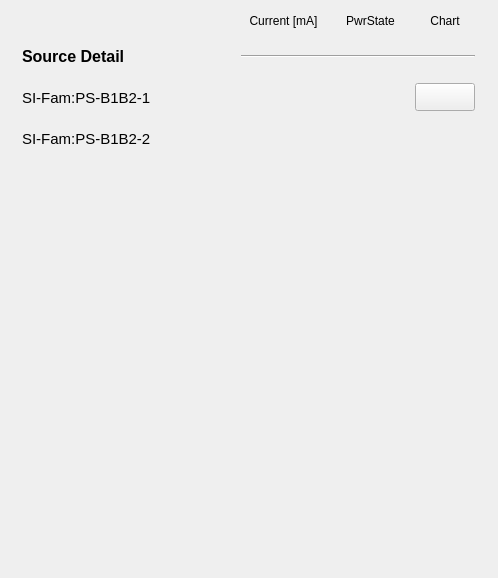
       <widget class="QWidget" name="scrollAreaWidgetContents_2">
        <property name="geometry">
         <rect>
          <x>0</x>
          <y>0</y>
          <width>498</width>
          <height>578</height>
         </rect>
        </property>
        <widget class="QWidget" name="layoutWidget">
         <property name="geometry">
          <rect>
           <x>9</x>
           <y>9</y>
           <width>481</width>
           <height>149</height>
          </rect>
         </property>
         <layout class="QGridLayout" name="gridLayout">
          <item row="0" column="1">
           <widget class="PyDMLabel" name="PyDMLabel_79">
            <property name="minimumSize">
             <size>
              <width>0</width>
              <height>24</height>
             </size>
            </property>
            <property name="maximumSize">
             <size>
              <width>16777215</width>
              <height>24</height>
             </size>
            </property>
            <property name="toolTip">
             <string/>
            </property>
            <property name="text">
             <string>Current [mA]</string>
            </property>
            <property name="alignment">
             <set>Qt::AlignCenter</set>
            </property>
           </widget>
          </item>
          <item row="0" column="2">
           <widget class="PyDMLabel" name="PyDMLabel_80">
            <property name="toolTip">
             <string/>
            </property>
            <property name="text">
             <string>PwrState</string>
            </property>
            <property name="alignment">
             <set>Qt::AlignCenter</set>
            </property>
           </widget>
          </item>
          <item row="0" column="3">
           <widget class="PyDMLabel" name="PyDMLabel_129">
            <property name="toolTip">
             <string/>
            </property>
            <property name="text">
             <string>Chart</string>
            </property>
            <property name="alignment">
             <set>Qt::AlignCenter</set>
            </property>
           </widget>
          </item>
          <item row="1" column="0">
           <widget class="PyDMLabel" name="PyDMLabel_130">
            <property name="minimumSize">
             <size>
              <width>200</width>
              <height>35</height>
             </size>
            </property>
            <property name="maximumSize">
             <size>
              <width>160</width>
              <height>16777215</height>
             </size>
            </property>
            <property name="font">
             <font>
              <pointsize>12</pointsize>
              <weight>75</weight>
              <bold>true</bold>
             </font>
            </property>
            <property name="toolTip">
             <string/>
            </property>
            <property name="text">
             <string>Source Detail</string>
            </property>
           </widget>
          </item>
          <item row="1" column="1" colspan="3">
           <widget class="Line" name="line_10">
            <property name="sizeIncrement">
             <size>
              <width>0</width>
              <height>0</height>
             </size>
            </property>
            <property name="baseSize">
             <size>
              <width>0</width>
              <height>0</height>
             </size>
            </property>
            <property name="autoFillBackground">
             <bool>false</bool>
            </property>
            <property name="frameShadow">
             <enum>QFrame::Sunken</enum>
            </property>
            <property name="lineWidth">
             <number>1</number>
            </property>
            <property name="midLineWidth">
             <number>0</number>
            </property>
            <property name="orientation">
             <enum>Qt::Horizontal</enum>
            </property>
           </widget>
          </item>
          <item row="2" column="0">
           <widget class="PyDMLabel" name="PyDMLabel_131">
            <property name="minimumSize">
             <size>
              <width>200</width>
              <height>35</height>
             </size>
            </property>
            <property name="maximumSize">
             <size>
              <width>200</width>
              <height>16777215</height>
             </size>
            </property>
            <property name="font">
             <font>
              <pointsize>11</pointsize>
             </font>
            </property>
            <property name="toolTip">
             <string/>
            </property>
            <property name="text">
             <string>SI-Fam:PS-B1B2-1</string>
            </property>
           </widget>
          </item>
          <item row="2" column="1">
           <widget class="PyDMLabel" name="PyDMLabel_81">
            <property name="enabled">
             <bool>true</bool>
            </property>
            <property name="minimumSize">
             <size>
              <width>85</width>
              <height>30</height>
             </size>
            </property>
            <property name="maximumSize">
             <size>
              <width>80</width>
              <height>30</height>
             </size>
            </property>
            <property name="toolTip">
             <string/>
            </property>
            <property name="accessibleDescription">
             <string/>
            </property>
            <property name="layoutDirection">
             <enum>Qt::LeftToRight</enum>
            </property>
            <property name="autoFillBackground">
             <bool>false</bool>
            </property>
            <property name="styleSheet">
             <string notr="true"/>
            </property>
            <property name="frameShape">
             <enum>QFrame::NoFrame</enum>
            </property>
            <property name="frameShadow">
             <enum>QFrame::Sunken</enum>
            </property>
            <property name="alignment">
             <set>Qt::AlignRight|Qt::AlignTrailing|Qt::AlignVCenter</set>
            </property>
            <property name="channel" stdset="0">
             <string>SI-Fam:PS-B1B2-1:Current-Mon</string>
            </property>
           </widget>
          </item>
          <item row="2" column="2">
           <widget class="QLed" name="led_psfamb1">
            <property name="enabled">
             <bool>true</bool>
            </property>
            <property name="sizePolicy">
             <sizepolicy hsizetype="Maximum" vsizetype="Maximum">
              <horstretch>0</horstretch>
              <verstretch>0</verstretch>
             </sizepolicy>
            </property>
            <property name="minimumSize">
             <size>
              <width>51</width>
              <height>35</height>
             </size>
            </property>
            <property name="maximumSize">
             <size>
              <width>51</width>
              <height>35</height>
             </size>
            </property>
            <property name="toolTip">
             <string/>
            </property>
            <property name="state">
             <bool>false</bool>
            </property>
            <property name="onColor">
             <color>
              <red>0</red>
              <green>140</green>
              <blue>0</blue>
             </color>
            </property>
            <property name="shape">
             <enum>QLed::Circle</enum>
            </property>
           </widget>
          </item>
          <item row="2" column="3">
           <widget class="PyDMPushButton" name="PyDMPushButton_69">
            <property name="minimumSize">
             <size>
              <width>60</width>
              <height>28</height>
             </size>
            </property>
            <property name="maximumSize">
             <size>
              <width>60</width>
              <height>28</height>
             </size>
            </property>
            <property name="toolTip">
             <string/>
            </property>
           </widget>
          </item>
          <item row="3" column="0">
           <widget class="PyDMLabel" name="PyDMLabel_82">
            <property name="minimumSize">
             <size>
              <width>200</width>
              <height>0</height>
             </size>
            </property>
            <property name="maximumSize">
             <size>
              <width>200</width>
              <height>16777215</height>
             </size>
            </property>
            <property name="font">
             <font>
              <pointsize>11</pointsize>
             </font>
            </property>
            <property name="toolTip">
             <string/>
            </property>
            <property name="text">
             <string>SI-Fam:PS-B1B2-2</string>
            </property>
           </widget>
          </item>
          <item row="3" column="1">
           <widget class="PyDMLabel" name="PyDMLabel_132">
            <property name="enabled">
             <bool>true</bool>
            </property>
            <property name="minimumSize">
             <size>
              <width>85</width>
              <height>30</height>
             </size>
            </property>
            <property name="maximumSize">
             <size>
              <width>80</width>
              <height>30</height>
             </size>
            </property>
            <property name="toolTip">
             <string/>
            </property>
            <property name="accessibleDescription">
             <string/>
            </property>
            <property name="layoutDirection">
             <enum>Qt::LeftToRight</enum>
            </property>
            <property name="autoFillBackground">
             <bool>false</bool>
            </property>
            <property name="styleSheet">
             <string notr="true"/>
            </property>
            <property name="frameShape">
             <enum>QFrame::NoFrame</enum>
            </property>
            <property name="frameShadow">
             <enum>QFrame::Sunken</enum>
            </property>
            <property name="alignment">
             <set>Qt::AlignRight|Qt::AlignTrailing|Qt::AlignVCenter</set>
            </property>
            <property name="channel" stdset="0">
             <string>SI-Fam:PS-B1B2-2:Current-Mon</string>
            </property>
           </widget>
          </item>
          <item row="3" column="2">
           <widget class="QLed" name="led_psfamb2">
            <property name="sizePolicy">
             <sizepolicy hsizetype="Maximum" vsizetype="Maximum">
              <horstretch>0</horstretch>
              <verstretch>0</verstretch>
             </sizepolicy>
            </property>
            <property name="minimumSize">
             <size>
              <width>51</width>
              <height>35</height>
             </size>
            </property>
            <property name="maximumSize">
             <size>
              <width>51</width>
              <height>35</height>
             </size>
            </property>
            <property name="toolTip">
             <string/>
            </property>
            <property name="state">
             <bool>false</bool>
            </property>
            <property name="onColor">
             <color>
              <red>0</red>
              <green>140</green>
              <blue>0</blue>
             </color>
            </property>
            <property name="shape">
             <enum>QLed::Circle</enum>
            </property>
           </widget>
          </item>
         </layout>
        </widget>
       </widget>
